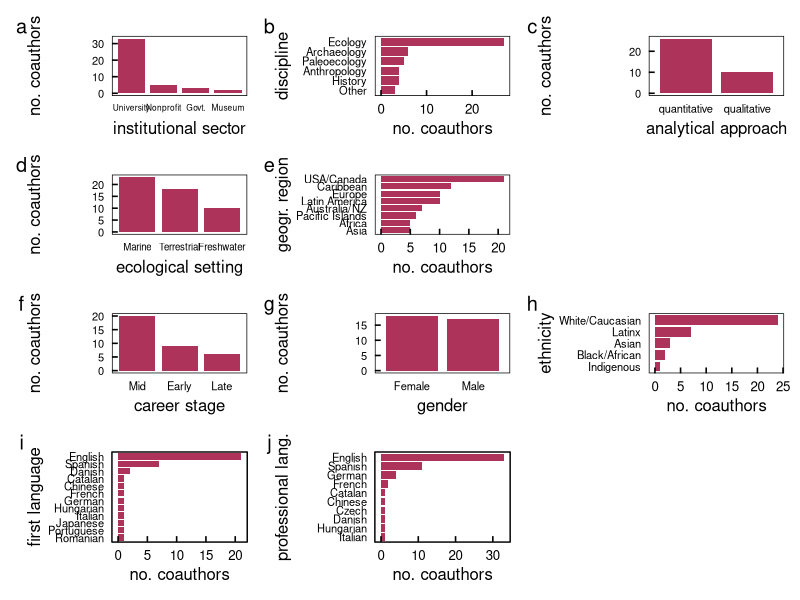

Recreate this plot in R.
#### this script is for organizing and creating data visualizations 
#### of data from the project entitled "Global research priorities for historical ecology to inform conservation"
#### known colloquially as HE 20Qs 


library(ggplot2)      # plotting and viz
library(plyr)         # legacy df manipulation
library(dplyr)        # variable grouping and manipulation
library(reshape)      # legacy df manipulation
library(data.table)   # legacy functions on df 
library(tidyr)        # gathering and spreading
library(zoo)          # roll mean
library(ggthemes)     # helpful ggplot themes
library(forcats)
library(scales)
library(RColorBrewer) # pretty colors
library(ggridges)
library(colorspace)
library(patchwork)


# custom ggplot theme
themeKV <- theme_few()+
  theme(strip.background = element_blank(),
        axis.line = element_blank(),
        axis.text.x = element_text(colour = "black", margin = margin(0.2, unit = "cm")),
        axis.text.y = element_text(colour = "black", margin = margin(c(1, 0.2), unit = "cm")),
        axis.ticks.x = element_line(colour = "black"), axis.ticks.y = element_line(colour = "black"),
        axis.ticks.length=unit(-0.15, "cm"),element_line(colour = "black", linewidth=.5),
        panel.border = element_rect(colour = "black", fill=NA, linewidth=.5),
        legend.title=element_blank(),
        strip.text=element_text(hjust=0))


#### read in author demographic data, self-identified from a survey form
# setwd("/Users/kylevanhoutan/historical_20Qs/")
demogr <- read.csv('data/author_demogr.csv')
demogrG <- gather(demogr, key="survey", value="response", 2:31) 
        # reshape from wide to long df
        # may need to change numbers depending on the # of cols
demogrGR <- demogrG[!(demogrG$response == ""), ]  # remove blank entries 
# rename gathered col's that from duplicate names had appended ".x" 
demogrGR$question <- sub("\\..*", "", demogrGR$survey) # truncates field entry after "."
demogrGRS = subset(demogrGR, select = -c(survey)) # remove the col with bad names "survey"

#### begin data viz for plots here

## subset original long DF for survey question 
# for each panel, x = question, y = response
p1sector <- subset(demogrGRS, question == "sector")
# a basic bar plot
p1 <- ggplot(p1sector, aes(x = fct_infreq(response))) + # sort the response most to least 
  # if flip coord then use x = fct_rev(fct_infreq(response))
  themeKV + 
  theme(axis.ticks.x = element_blank(),
        axis.text.y = element_text(size = 8),
        axis.text.x = element_text(size = 6)) + # names can be too long, let's shrink em
  geom_bar(fill = "#990033", alpha = 0.8, width = 0.85) + # width controls gaps between bars
  # scale_y_continuous(breaks = seq(0, 40, by = 5)) +
  ylab("no. coauthors") +
  xlab("institutional sector")
  #coord_flip() # make bars horizontal


# bar plot, but flip due to category name lengths
p2discipline <- subset(demogrGRS, question == "discipline") ## subset original long DF for survey question 
p2 <- ggplot(p2discipline, aes(x = fct_rev(fct_infreq(response)))) + # sort the response most to least 
  themeKV + 
  theme(axis.ticks.y = element_blank(),
        axis.text.y = element_text(size = 8)) + # names can be too long, let's shrink em
  geom_bar(fill = "#990033", alpha = 0.8, width = 0.85) + # width controls gaps between bars
  # scale_y_continuous(breaks = seq(0, 40, by = 5)) +
  ylab("no. coauthors") +
  xlab("discipline") + 
  coord_flip() # make bars horizontal


# subset, then make bar akin to p1
p3work_system <- subset(demogrGRS, question == "work_system")
p3 <- ggplot(p3work_system, aes(x = fct_infreq(response))) + # sort the response most to least 
  themeKV + 
  theme(axis.ticks.x = element_blank(),
        axis.text.y = element_text(size = 8),
        axis.text.x = element_text(size = 7)) + # names can be too long, let's shrink em
  geom_bar(fill = "#990033", alpha = 0.8, width = 0.85) + # width controls gaps between bars
  # scale_y_continuous(breaks = seq(0, 40, by = 5)) +
  ylab("no. coauthors") +
  xlab("ecological setting")


# subset for p4 data
p4work_region <- subset(demogrGRS, question == "work_region") ## subset original long DF for survey question 
# flipped bar plot akin to p2
p4 <- ggplot(p4work_region, aes(x = fct_rev(fct_infreq(response)))) + # sort the response most to least 
  themeKV + 
  theme(axis.ticks.y = element_blank(),
        axis.text.y = element_text(size = 8)) + # names can be too long, let's shrink em
  geom_bar(fill = "#990033", alpha = 0.8, width = 0.85) + # width controls gaps between bars
  # scale_y_continuous(breaks = seq(0, 40, by = 5)) +
  ylab("no. coauthors") +
  xlab("geogr. region") + 
  coord_flip() # make bars horizontal


#subset for p5 data
p5scholarly_approach <- subset(demogrGRS, question == "scholarly_approach")
# a basic bar plot akin to p1
p5 <- ggplot(p5scholarly_approach, aes(x = fct_infreq(response))) + # sort the response most to least 
  themeKV + 
  theme(axis.ticks.x = element_blank(),
        axis.text.y = element_text(size = 8),
        axis.text.x = element_text(size = 8)) + # names can be too long, let's shrink em
  geom_bar(fill = "#990033", alpha = 0.8, width = 0.85) + # width controls gaps between bars
  # scale_y_continuous(breaks = seq(0, 40, by = 5)) +
  ylab("no. coauthors") +
  xlab("analytical approach")


# subset for p6 career stage data
p6career_stage <- subset(demogrGRS, question == "career_stage")
# bar plot akin to p1
p6 <- ggplot(p6career_stage, aes(x = fct_infreq(response))) + # sort the response most to least 
  themeKV + 
  theme(axis.ticks.x = element_blank(),
        axis.text.y = element_text(size = 8),
        axis.text.x = element_text(size = 8)) + # names can be too long, let's shrink em
  geom_bar(fill = "#990033", alpha = 0.8, width = 0.85) + # width controls gaps between bars
  # scale_y_continuous(breaks = seq(0, 40, by = 5)) +
  ylab("no. coauthors") +
  xlab("career stage")


# subset for p7 gender data
p7gender <- subset(demogrGRS, question == "gender")
# bar plot akin to p1
p7 <- ggplot(p7gender, aes(x = fct_infreq(response))) + # sort the response most to least 
  themeKV + 
  theme(axis.ticks.x = element_blank(),
        axis.text.y = element_text(size = 8),
        axis.text.x = element_text(size = 8)) + # names can be too long, let's shrink em
  geom_bar(fill = "#990033", alpha = 0.8, width = 0.85) + # width controls gaps between bars
  # scale_y_continuous(breaks = seq(0, 40, by = 5)) +
  ylab("no. coauthors") +
  xlab("gender")


# subset for p8 ethnicity data
p8ethnicity <- subset(demogrGRS, question == "ethnicity")
# flipped bar plot akin to p2
p8 <- ggplot(p8ethnicity, aes(x = fct_rev(fct_infreq(response)))) + # sort the response most to least 
  themeKV + 
  theme(axis.ticks.y = element_blank(),
        axis.text.y = element_text(size = 8)) + # names can be too long, let's shrink em
  geom_bar(fill = "#990033", alpha = 0.8, width = 0.85) + # width controls gaps between bars
  # scale_y_continuous(breaks = seq(0, 40, by = 5)) +
  ylab("no. coauthors") +
  xlab("ethnicity") + 
  coord_flip() # make bars horizontal


# subset for p9 first language learned data
p9first_language <- subset(demogrGRS, question == "first_language")
# flipped bar plot akin to p2
p9 <- ggplot(p9first_language, aes(x = fct_rev(fct_infreq(response)))) + # sort the response most to least 
  themeKV + 
  theme(axis.ticks.y = element_blank(),
        axis.text.y = element_text(size = 8)) + # names can be too long, let's shrink em
  geom_bar(fill = "#990033", alpha = 0.8, width = 0.85) + # width controls gaps between bars
  # scale_y_continuous(breaks = seq(0, 40, by = 5)) +
  ylab("no. coauthors") +
  xlab("first language") + 
  coord_flip() # make bars horizontal



# subset for p10 professional languages used data
p10professional_language <- subset(demogrGRS, question == "professional_language")
# flipped bar plot akin to p2
p10 <- ggplot(p10professional_language, aes(x = fct_rev(fct_infreq(response)))) + # sort the response most to least 
  themeKV + 
  theme(axis.ticks.y = element_blank(),
        axis.text.y = element_text(size = 8)) + # names can be too long, let's shrink em
  geom_bar(fill = "#990033", alpha = 0.8, width = 0.85) + # width controls gaps between bars
  # scale_y_continuous(breaks = seq(0, 40, by = 5)) +
  ylab("no. coauthors") +
  xlab("professional lang.") + 
  coord_flip() # make bars horizontal


# invoke patchwork to call and layout the above panels
# force layout given the vertical dimension needed for language plots
# below layout considers the following row themes:
# r1 = academic
# r2 = geography
# r3 = demographic
# r4 = language

layout <- "
AABBCC
AABBCC
DDEE##
DDEE##
FFGGHH
FFGGHH
IIJJ##
IIJJ##
IIJJ##"
p1 + p2 + p5 + p3 + p4 + p6 + p7 + p8 + p9 + p10 +
  plot_layout(design = layout) +
  plot_annotation(tag_levels = 'a') # add panel labels a, b, c... etc
